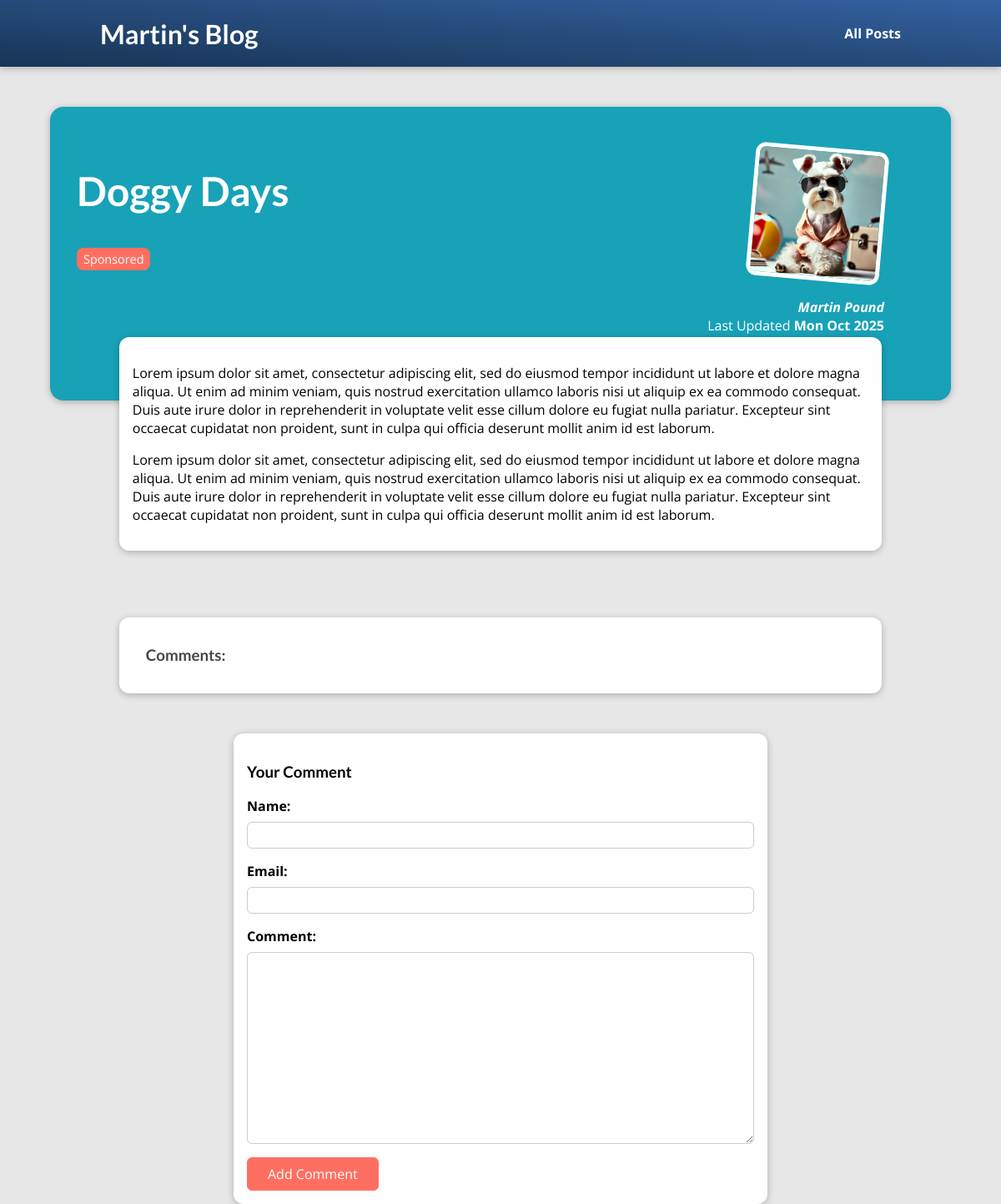
Page /posts/doggy-days on the committed database.
### blog/models.py (models this page shows, shortened)
class Post(models.Model):
    title = models.CharField(max_length=100)
    excerpt = models.CharField(max_length=200)
    image = models.ImageField(upload_to="posts", null=True) # ImageField to handle image uploads. Nullable due to existing data
    date = models.DateField(auto_now=True)
    slug = models.SlugField(unique=True, db_index=True) # Unique slug for URL references title
    content = models.TextField()
    author = models.ForeignKey(Author, on_delete=models.SET_NULL, null=True, related_name="posts") # Foreign key relationship with Author
    tags = models.ManyToManyField(Tag) # Many-to-many relationship with Tag
    class Meta:
        verbose_name_plural = "Posts"

class Tag(models.Model):
    caption = models.CharField(max_length=20)
    class Meta:
        verbose_name_plural = "Tags"

class Author(models.Model):
    first_name = models.CharField(max_length=100)
    last_name = models.CharField(max_length=100)
    email_address = models.EmailField() # EmailField validates email format
    def __str__(self):
        return f"{self.first_name} {self.last_name}"
    class Meta:
        verbose_name_plural = "Authors"

### blog/views.py (the view)
# urls.py: path("posts/<slug:slug>", views.SinglePostView.as_view(), name="post-detail"), # Individual post detail
class SinglePostView(View): #replaces post_detail function-based view
    template_name = "blog/post-detail.html"
    model = Post
    def get (self, request, slug):
        identified_post = get_object_or_404(Post, slug=slug) #Fetch a single post by its slug or return 404 if not found
        context = {
            "post": identified_post,
            "tags": identified_post.tags.all(),
            "comment_form": CommentForm, #add an empty comment form to the context
            "comments": identified_post.comments.all().order_by("-id") #fetch all comments related to the post
        }
        return render(request, self.template_name, context)
    def post(self, request, slug): #Handles form submission for comments
        comment_form = CommentForm(request.POST)
        post = Post.objects.get(slug=slug)
        if comment_form.is_valid():
            comment = comment_form.save(commit=False)
            comment.post = post  # Associate the comment with the current post
            comment.save()
            return HttpResponseRedirect(reverse("post-detail", args=[slug]))  # Redirect to the same page after processing the form
        else:
            identified_post = get_object_or_404(Post, slug=slug)
            context = {
                "post": identified_post,
                "tags": identified_post.tags.all(),
                "comment_form": comment_form, # Return the form with errors
                "comments": identified_post.comments.all().order_by("-id") #fetch all comments related to the post
            }
            return render(request, self.template_name, context)

### blog/templates/blog/post-detail.html (shortened to what this page needs)
{% extends "base.html" %}
{% load static %}
{% block css_files %}
    <link rel="stylesheet" href="{% static 'blog/post-detail.css' %}">
{% endblock %}
{% block content %}
    <section id="summary">
        <h2>{{ post.title }}</h2>
        <div>
            {% for tag in tags %}
                <span class="tag">{{ tag.caption }}</span>
            {% endfor %}
        </div>
        <article>
            <img src="{{ post.image.url }}" alt="{{ post.title }}">
            <address> <a href="mailto: {{ post.author.email_address }}">{{ post.author|title }}</a></address>
            <div>
                Last Updated <time>{{ post.date|date:"D M Y" }}</time>
            </div>
        </article>
    <main>
        {{ post.content|linebreaks }}
    </main>
    <section id="comments">
        <h3>Comments:</h3>
    </section>
    <section id="comment-form">
        <h3>Your Comment</h3>
        <form action="{% url "post-detail" post.slug %}" method="post">
            {% for form_field in comment_form %}
                <div class="form-control">
                    {{ form_field.label_tag }}
                    {{ form_field }}
                </div>
            {% endfor %}
            <button type="submit">Add Comment</button>
        </form>
    </section>
    </section>
{% endblock %}

### static/app.css (style rules this page uses)
* { box-sizing: border-box; }
html { font-family: 'Open Sans', 'Lato', sans-serif; }
body { margin: 0; }
h1, h2, h3 { font-family: 'Lato', sans-serif; font-weight: bold; }

### blog/static/blog/post-detail.css (style rules this page uses)
body { background-color: #e7e7e7; }
#summary { margin: 8rem auto 3rem auto; padding: 2rem; width: 90%; max-width: 90rem; border-radius: 16px; background-color: #17a2b8; position: relative; box-shadow: 0 2px 8px rgba(0, 0, 0, 0.25); height: 22rem; }
#summary h2 { color: white; font-size: 3rem; }
#summary article { position: absolute; top: 2rem; right: 3rem; padding: 1rem 2rem; border-radius: 12px; text-align: right; color: white; }
#summary article img { width: 10rem; height: 10rem; border-radius: 12px; transform: rotateZ(5deg); border: 5px solid white; margin-bottom: 1rem; }
#summary address { font-weight: bold; }
#summary a { color: white; text-decoration: none; }
#summary time { font-weight: bold; }
main { width: 90%; max-width: 90rem; margin: 5rem auto; background-color: white; padding: 1rem; border-radius: 12px; box-shadow: 0 2px 8px rgba(0, 0, 0, 0.25); }
.tag { display: inline-block; background-color: #ff6f61; color: white; padding: 0.25rem 0.5rem; border-radius: 8px; margin-right: 0.5rem; font-size: 0.9rem; }
#comment-form { margin: 3rem auto; width: 90%; max-width: 40rem; border-radius: 12px; background-color: white; box-shadow: 0 2px 8px rgba(0, 0, 0, 0.25); padding: 1rem; }
#comment-form button { font: inherit; background-color: #ff6f61; color: white; border: 1px solid #ff6f61; padding: 0.5rem 1.5rem; border-radius: 6px; cursor: pointer; }
.form-control { margin-bottom: 1rem; }
.form-control label { font-weight: bold; margin-bottom: 0.5rem; display: block; }
.form-control input, .form-control textarea { display: block; width: 100%; font: inherit; padding: 0.25rem; border-radius: 6px; border: 1px solid #ccc; }
#comments { margin: 3rem auto; width: 90%; max-width: 60rem; border-radius: 12px; background-color: white; box-shadow: 0 2px 8px rgba(0, 0, 0, 0.25); padding: 1rem 2rem; }
#comments h3 { color: #464646; }

### rows in the picture
Post: title "Doggy Days", image (picture), author "Martin Pound", date "Mon Oct 2025", content "Lorem ipsum dolor sit amet, consectetur adipiscing elit, sed do eiusmod tempor incididunt ut labore et dolore magna aliqua. Ut enim ad minim veniam, quis nostrud exercitation ullamco laboris nisi ut aliquip ex ea commodo consequat. Duis aute irure dolor in reprehenderit in voluptate velit esse cillum dolore eu fugiat nulla pariatur. Excepteur sint occaecat cupidatat non proident, sunt in culpa qui officia deserunt mollit anim id est laborum. Lorem ipsum dolor sit amet, consectetur adipiscing elit, sed do eiusmod tempor incididunt ut labore et dolore magna aliqua. Ut enim ad minim veniam, quis nostrud exercitation ullamco laboris nisi ut aliquip ex ea commodo consequat. Duis aute irure dolor…"
Tag: caption "Sponsored"
